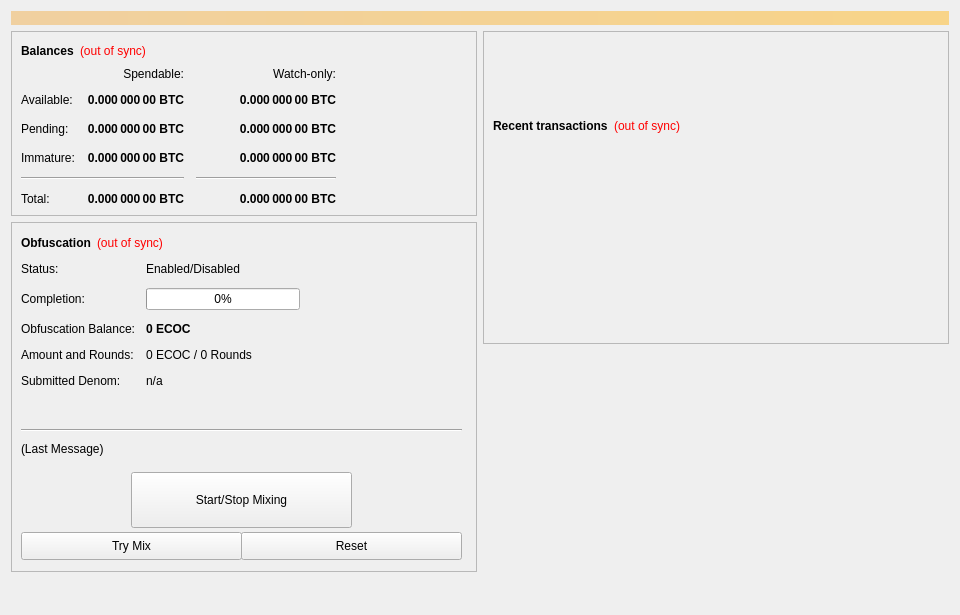
<?xml version="1.0" encoding="UTF-8"?>
<ui version="4.0">
 <class>OverviewPage</class>
 <widget class="QWidget" name="OverviewPage">
  <property name="geometry">
   <rect>
    <x>0</x>
    <y>0</y>
    <width>960</width>
    <height>615</height>
   </rect>
  </property>
  <property name="minimumSize">
   <size>
    <width>960</width>
    <height>0</height>
   </size>
  </property>
  <property name="windowTitle">
   <string>Form</string>
  </property>
  <layout class="QVBoxLayout" name="topLayout">
   <item>
    <widget class="QLabel" name="labelAlerts">
     <property name="visible">
      <bool>false</bool>
     </property>
     <property name="styleSheet">
      <string notr="true">background-color: qlineargradient(x1: 0, y1: 0, x2: 1, y2: 0, stop:0 #F0D0A0, stop:1 #F8D488); color:#000000;</string>
     </property>
     <property name="wordWrap">
      <bool>true</bool>
     </property>
     <property name="margin">
      <number>3</number>
     </property>
    </widget>
   </item>
   <item>
    <layout class="QHBoxLayout" name="horizontalLayout" stretch="1,1">
     <item>
      <layout class="QVBoxLayout" name="verticalLayout_2">
       <item>
        <widget class="QFrame" name="frame">
         <property name="frameShape">
          <enum>QFrame::StyledPanel</enum>
         </property>
         <property name="frameShadow">
          <enum>QFrame::Raised</enum>
         </property>
         <layout class="QVBoxLayout" name="verticalLayout_4">
          <item>
           <layout class="QHBoxLayout" name="horizontalLayout_4">
            <item>
             <widget class="QLabel" name="label_5">
              <property name="font">
               <font>
                <weight>75</weight>
                <bold>true</bold>
               </font>
              </property>
              <property name="text">
               <string>Balances</string>
              </property>
             </widget>
            </item>
            <item>
             <widget class="QLabel" name="labelWalletStatus">
              <property name="cursor">
               <cursorShape>WhatsThisCursor</cursorShape>
              </property>
              <property name="toolTip">
               <string>The displayed information may be out of date. Your wallet automatically synchronizes with the EcoCoin network after a connection is established, but this process has not completed yet.</string>
              </property>
              <property name="styleSheet">
               <string notr="true">QLabel { color: red; }</string>
              </property>
              <property name="text">
               <string notr="true">(out of sync)</string>
              </property>
              <property name="alignment">
               <set>Qt::AlignLeading|Qt::AlignLeft|Qt::AlignVCenter</set>
              </property>
             </widget>
            </item>
            <item>
             <spacer name="horizontalSpacer_3">
              <property name="orientation">
               <enum>Qt::Horizontal</enum>
              </property>
              <property name="sizeHint" stdset="0">
               <size>
                <width>40</width>
                <height>20</height>
               </size>
              </property>
             </spacer>
            </item>
           </layout>
          </item>
          <item>
           <layout class="QGridLayout" name="gridLayout">
            <property name="spacing">
             <number>12</number>
            </property>
            <item row="2" column="2">
             <widget class="QLabel" name="labelWatchPending">
              <property name="font">
               <font>
                <weight>75</weight>
                <bold>true</bold>
               </font>
              </property>
              <property name="cursor">
               <cursorShape>IBeamCursor</cursorShape>
              </property>
              <property name="toolTip">
               <string>Unconfirmed transactions to watch-only addresses</string>
              </property>
              <property name="text">
               <string notr="true">0.000 000 00 BTC</string>
              </property>
              <property name="alignment">
               <set>Qt::AlignRight|Qt::AlignTrailing|Qt::AlignVCenter</set>
              </property>
              <property name="textInteractionFlags">
               <set>Qt::LinksAccessibleByMouse|Qt::TextSelectableByKeyboard|Qt::TextSelectableByMouse</set>
              </property>
             </widget>
            </item>
            <item row="2" column="1">
             <widget class="QLabel" name="labelUnconfirmed">
              <property name="font">
               <font>
                <weight>75</weight>
                <bold>true</bold>
               </font>
              </property>
              <property name="cursor">
               <cursorShape>IBeamCursor</cursorShape>
              </property>
              <property name="toolTip">
               <string>Total of transactions that have yet to be confirmed, and do not yet count toward the spendable balance</string>
              </property>
              <property name="text">
               <string notr="true">0.000 000 00 BTC</string>
              </property>
              <property name="alignment">
               <set>Qt::AlignRight|Qt::AlignTrailing|Qt::AlignVCenter</set>
              </property>
              <property name="textInteractionFlags">
               <set>Qt::LinksAccessibleByMouse|Qt::TextSelectableByKeyboard|Qt::TextSelectableByMouse</set>
              </property>
             </widget>
            </item>
            <item row="3" column="2">
             <widget class="QLabel" name="labelWatchImmature">
              <property name="font">
               <font>
                <weight>75</weight>
                <bold>true</bold>
               </font>
              </property>
              <property name="cursor">
               <cursorShape>IBeamCursor</cursorShape>
              </property>
              <property name="toolTip">
               <string>Staked or masternode rewards in watch-only addresses that has not yet matured</string>
              </property>
              <property name="text">
               <string notr="true">0.000 000 00 BTC</string>
              </property>
              <property name="alignment">
               <set>Qt::AlignRight|Qt::AlignTrailing|Qt::AlignVCenter</set>
              </property>
              <property name="textInteractionFlags">
               <set>Qt::LinksAccessibleByMouse|Qt::TextSelectableByKeyboard|Qt::TextSelectableByMouse</set>
              </property>
             </widget>
            </item>
            <item row="4" column="0" colspan="2">
             <widget class="Line" name="lineSpendableBalance">
              <property name="orientation">
               <enum>Qt::Horizontal</enum>
              </property>
             </widget>
            </item>
            <item row="4" column="2">
             <widget class="Line" name="lineWatchBalance">
              <property name="sizePolicy">
               <sizepolicy hsizetype="Preferred" vsizetype="Fixed">
                <horstretch>0</horstretch>
                <verstretch>0</verstretch>
               </sizepolicy>
              </property>
              <property name="minimumSize">
               <size>
                <width>140</width>
                <height>0</height>
               </size>
              </property>
              <property name="orientation">
               <enum>Qt::Horizontal</enum>
              </property>
             </widget>
            </item>
            <item row="5" column="0">
             <widget class="QLabel" name="labelTotalText">
              <property name="text">
               <string>Total:</string>
              </property>
             </widget>
            </item>
            <item row="3" column="1">
             <widget class="QLabel" name="labelImmature">
              <property name="font">
               <font>
                <weight>75</weight>
                <bold>true</bold>
               </font>
              </property>
              <property name="cursor">
               <cursorShape>IBeamCursor</cursorShape>
              </property>
              <property name="toolTip">
               <string>Staked or masternode rewards that has not yet matured</string>
              </property>
              <property name="text">
               <string notr="true">0.000 000 00 BTC</string>
              </property>
              <property name="alignment">
               <set>Qt::AlignRight|Qt::AlignTrailing|Qt::AlignVCenter</set>
              </property>
              <property name="textInteractionFlags">
               <set>Qt::LinksAccessibleByMouse|Qt::TextSelectableByKeyboard|Qt::TextSelectableByMouse</set>
              </property>
             </widget>
            </item>
            <item row="2" column="3">
             <spacer name="horizontalSpacer_2">
              <property name="orientation">
               <enum>Qt::Horizontal</enum>
              </property>
              <property name="sizeHint" stdset="0">
               <size>
                <width>40</width>
                <height>20</height>
               </size>
              </property>
             </spacer>
            </item>
            <item row="3" column="0">
             <widget class="QLabel" name="labelImmatureText">
              <property name="text">
               <string>Immature:</string>
              </property>
             </widget>
            </item>
            <item row="5" column="1">
             <widget class="QLabel" name="labelTotal">
              <property name="font">
               <font>
                <weight>75</weight>
                <bold>true</bold>
               </font>
              </property>
              <property name="cursor">
               <cursorShape>IBeamCursor</cursorShape>
              </property>
              <property name="toolTip">
               <string>Your current total balance</string>
              </property>
              <property name="text">
               <string notr="true">0.000 000 00 BTC</string>
              </property>
              <property name="alignment">
               <set>Qt::AlignRight|Qt::AlignTrailing|Qt::AlignVCenter</set>
              </property>
              <property name="textInteractionFlags">
               <set>Qt::LinksAccessibleByMouse|Qt::TextSelectableByKeyboard|Qt::TextSelectableByMouse</set>
              </property>
             </widget>
            </item>
            <item row="5" column="2">
             <widget class="QLabel" name="labelWatchTotal">
              <property name="font">
               <font>
                <weight>75</weight>
                <bold>true</bold>
               </font>
              </property>
              <property name="cursor">
               <cursorShape>IBeamCursor</cursorShape>
              </property>
              <property name="toolTip">
               <string>Current total balance in watch-only addresses</string>
              </property>
              <property name="text">
               <string notr="true">0.000 000 00 BTC</string>
              </property>
              <property name="alignment">
               <set>Qt::AlignRight|Qt::AlignTrailing|Qt::AlignVCenter</set>
              </property>
              <property name="textInteractionFlags">
               <set>Qt::LinksAccessibleByMouse|Qt::TextSelectableByKeyboard|Qt::TextSelectableByMouse</set>
              </property>
             </widget>
            </item>
            <item row="0" column="2">
             <widget class="QLabel" name="labelWatchonly">
              <property name="text">
               <string>Watch-only:</string>
              </property>
              <property name="alignment">
               <set>Qt::AlignRight|Qt::AlignTrailing|Qt::AlignVCenter</set>
              </property>
             </widget>
            </item>
            <item row="1" column="0">
             <widget class="QLabel" name="labelBalanceText">
              <property name="text">
               <string>Available:</string>
              </property>
             </widget>
            </item>
            <item row="1" column="1">
             <widget class="QLabel" name="labelBalance">
              <property name="font">
               <font>
                <weight>75</weight>
                <bold>true</bold>
               </font>
              </property>
              <property name="cursor">
               <cursorShape>IBeamCursor</cursorShape>
              </property>
              <property name="toolTip">
               <string>Your current spendable balance</string>
              </property>
              <property name="text">
               <string notr="true">0.000 000 00 BTC</string>
              </property>
              <property name="alignment">
               <set>Qt::AlignRight|Qt::AlignTrailing|Qt::AlignVCenter</set>
              </property>
              <property name="textInteractionFlags">
               <set>Qt::LinksAccessibleByMouse|Qt::TextSelectableByKeyboard|Qt::TextSelectableByMouse</set>
              </property>
             </widget>
            </item>
            <item row="1" column="2">
             <widget class="QLabel" name="labelWatchAvailable">
              <property name="font">
               <font>
                <weight>75</weight>
                <bold>true</bold>
               </font>
              </property>
              <property name="cursor">
               <cursorShape>IBeamCursor</cursorShape>
              </property>
              <property name="toolTip">
               <string>Your current balance in watch-only addresses</string>
              </property>
              <property name="text">
               <string notr="true">0.000 000 00 BTC</string>
              </property>
              <property name="alignment">
               <set>Qt::AlignRight|Qt::AlignTrailing|Qt::AlignVCenter</set>
              </property>
              <property name="textInteractionFlags">
               <set>Qt::LinksAccessibleByMouse|Qt::TextSelectableByKeyboard|Qt::TextSelectableByMouse</set>
              </property>
             </widget>
            </item>
            <item row="2" column="0">
             <widget class="QLabel" name="labelPendingText">
              <property name="text">
               <string>Pending:</string>
              </property>
             </widget>
            </item>
            <item row="0" column="1">
             <widget class="QLabel" name="labelSpendable">
              <property name="text">
               <string>Spendable:</string>
              </property>
              <property name="alignment">
               <set>Qt::AlignRight|Qt::AlignTrailing|Qt::AlignVCenter</set>
              </property>
             </widget>
            </item>
           </layout>
          </item>
         </layout>
        </widget>
       </item>
       <item>
        <widget class="QFrame" name="frameObfuscation">
         <property name="minimumSize">
          <size>
           <width>0</width>
           <height>350</height>
          </size>
         </property>
         <property name="layoutDirection">
          <enum>Qt::LeftToRight</enum>
         </property>
         <property name="frameShape">
          <enum>QFrame::StyledPanel</enum>
         </property>
         <property name="frameShadow">
          <enum>QFrame::Raised</enum>
         </property>
         <widget class="QWidget" name="formLayoutWidget">
          <property name="geometry">
           <rect>
            <x>10</x>
            <y>40</y>
            <width>451</width>
            <height>161</height>
           </rect>
          </property>
          <layout class="QFormLayout" name="formLayout">
           <property name="fieldGrowthPolicy">
            <enum>QFormLayout::AllNonFixedFieldsGrow</enum>
           </property>
           <property name="horizontalSpacing">
            <number>11</number>
           </property>
           <property name="verticalSpacing">
            <number>12</number>
           </property>
           <item row="0" column="0">
            <widget class="QLabel" name="label_6">
             <property name="text">
              <string>Status:</string>
             </property>
            </widget>
           </item>
           <item row="1" column="0">
            <widget class="QLabel" name="label_7">
             <property name="text">
              <string>Completion:</string>
             </property>
            </widget>
           </item>
           <item row="1" column="1">
            <widget class="QProgressBar" name="obfuscationProgress">
             <property name="maximumSize">
              <size>
               <width>154</width>
               <height>16777215</height>
              </size>
             </property>
             <property name="value">
              <number>0</number>
             </property>
            </widget>
           </item>
           <item row="2" column="0">
            <widget class="QLabel" name="labelAnonymizedText">
             <property name="text">
              <string>Obfuscation Balance:</string>
             </property>
            </widget>
           </item>
           <item row="2" column="1">
            <widget class="QLabel" name="labelAnonymized">
             <property name="font">
              <font>
               <weight>75</weight>
               <bold>true</bold>
              </font>
             </property>
             <property name="text">
              <string notr="true">0 ECOC</string>
             </property>
            </widget>
           </item>
           <item row="3" column="0">
            <widget class="QLabel" name="label_8">
             <property name="text">
              <string>Amount and Rounds:</string>
             </property>
            </widget>
           </item>
           <item row="3" column="1">
            <widget class="QLabel" name="labelAmountRounds">
             <property name="text">
              <string>0 ECOC / 0 Rounds</string>
             </property>
            </widget>
           </item>
           <item row="4" column="0">
            <widget class="QLabel" name="label_9">
             <property name="text">
              <string>Submitted Denom:</string>
             </property>
            </widget>
           </item>
           <item row="4" column="1">
            <widget class="QLabel" name="labelSubmittedDenom">
             <property name="toolTip">
              <string>The denominations you submitted to the Masternode.&lt;br&gt;To mix, other users must submit the exact same denominations.</string>
             </property>
             <property name="text">
              <string>n/a</string>
             </property>
            </widget>
           </item>
           <item row="0" column="1">
            <widget class="QLabel" name="obfuscationEnabled">
             <property name="text">
              <string>Enabled/Disabled</string>
             </property>
            </widget>
           </item>
          </layout>
         </widget>
         <widget class="QPushButton" name="runAutoDenom">
          <property name="geometry">
           <rect>
            <x>251</x>
            <y>17</y>
            <width>1</width>
            <height>1</height>
           </rect>
          </property>
          <property name="palette">
           <palette>
            <active>
             <colorrole role="WindowText">
              <brush brushstyle="SolidPattern">
               <color alpha="255">
                <red>0</red>
                <green>0</green>
                <blue>0</blue>
               </color>
              </brush>
             </colorrole>
             <colorrole role="Button">
              <brush brushstyle="SolidPattern">
               <color alpha="255">
                <red>239</red>
                <green>238</green>
                <blue>238</blue>
               </color>
              </brush>
             </colorrole>
             <colorrole role="Light">
              <brush brushstyle="SolidPattern">
               <color alpha="255">
                <red>255</red>
                <green>255</green>
                <blue>255</blue>
               </color>
              </brush>
             </colorrole>
             <colorrole role="Midlight">
              <brush brushstyle="SolidPattern">
               <color alpha="255">
                <red>247</red>
                <green>246</green>
                <blue>246</blue>
               </color>
              </brush>
             </colorrole>
             <colorrole role="Dark">
              <brush brushstyle="SolidPattern">
               <color alpha="255">
                <red>119</red>
                <green>119</green>
                <blue>119</blue>
               </color>
              </brush>
             </colorrole>
             <colorrole role="Mid">
              <brush brushstyle="SolidPattern">
               <color alpha="255">
                <red>159</red>
                <green>159</green>
                <blue>159</blue>
               </color>
              </brush>
             </colorrole>
             <colorrole role="Text">
              <brush brushstyle="SolidPattern">
               <color alpha="255">
                <red>0</red>
                <green>0</green>
                <blue>0</blue>
               </color>
              </brush>
             </colorrole>
             <colorrole role="BrightText">
              <brush brushstyle="SolidPattern">
               <color alpha="255">
                <red>255</red>
                <green>255</green>
                <blue>255</blue>
               </color>
              </brush>
             </colorrole>
             <colorrole role="ButtonText">
              <brush brushstyle="SolidPattern">
               <color alpha="255">
                <red>0</red>
                <green>0</green>
                <blue>0</blue>
               </color>
              </brush>
             </colorrole>
             <colorrole role="Base">
              <brush brushstyle="SolidPattern">
               <color alpha="255">
                <red>255</red>
                <green>255</green>
                <blue>255</blue>
               </color>
              </brush>
             </colorrole>
             <colorrole role="Window">
              <brush brushstyle="SolidPattern">
               <color alpha="255">
                <red>239</red>
                <green>238</green>
                <blue>238</blue>
               </color>
              </brush>
             </colorrole>
             <colorrole role="Shadow">
              <brush brushstyle="SolidPattern">
               <color alpha="255">
                <red>0</red>
                <green>0</green>
                <blue>0</blue>
               </color>
              </brush>
             </colorrole>
             <colorrole role="AlternateBase">
              <brush brushstyle="SolidPattern">
               <color alpha="255">
                <red>247</red>
                <green>246</green>
                <blue>246</blue>
               </color>
              </brush>
             </colorrole>
             <colorrole role="ToolTipBase">
              <brush brushstyle="SolidPattern">
               <color alpha="255">
                <red>255</red>
                <green>255</green>
                <blue>220</blue>
               </color>
              </brush>
             </colorrole>
             <colorrole role="ToolTipText">
              <brush brushstyle="SolidPattern">
               <color alpha="255">
                <red>0</red>
                <green>0</green>
                <blue>0</blue>
               </color>
              </brush>
             </colorrole>
            </active>
            <inactive>
             <colorrole role="WindowText">
              <brush brushstyle="SolidPattern">
               <color alpha="255">
                <red>0</red>
                <green>0</green>
                <blue>0</blue>
               </color>
              </brush>
             </colorrole>
             <colorrole role="Button">
              <brush brushstyle="SolidPattern">
               <color alpha="255">
                <red>239</red>
                <green>238</green>
                <blue>238</blue>
               </color>
              </brush>
             </colorrole>
             <colorrole role="Light">
              <brush brushstyle="SolidPattern">
               <color alpha="255">
                <red>255</red>
                <green>255</green>
                <blue>255</blue>
               </color>
              </brush>
             </colorrole>
             <colorrole role="Midlight">
              <brush brushstyle="SolidPattern">
               <color alpha="255">
                <red>247</red>
                <green>246</green>
                <blue>246</blue>
               </color>
              </brush>
             </colorrole>
             <colorrole role="Dark">
              <brush brushstyle="SolidPattern">
               <color alpha="255">
                <red>119</red>
                <green>119</green>
                <blue>119</blue>
               </color>
              </brush>
             </colorrole>
             <colorrole role="Mid">
              <brush brushstyle="SolidPattern">
               <color alpha="255">
                <red>159</red>
                <green>159</green>
                <blue>159</blue>
               </color>
              </brush>
             </colorrole>
             <colorrole role="Text">
              <brush brushstyle="SolidPattern">
               <color alpha="255">
                <red>0</red>
                <green>0</green>
                <blue>0</blue>
               </color>
              </brush>
             </colorrole>
             <colorrole role="BrightText">
              <brush brushstyle="SolidPattern">
               <color alpha="255">
                <red>255</red>
                <green>255</green>
                <blue>255</blue>
               </color>
              </brush>
             </colorrole>
             <colorrole role="ButtonText">
              <brush brushstyle="SolidPattern">
               <color alpha="255">
                <red>0</red>
                <green>0</green>
                <blue>0</blue>
               </color>
              </brush>
             </colorrole>
             <colorrole role="Base">
              <brush brushstyle="SolidPattern">
               <color alpha="255">
                <red>255</red>
                <green>255</green>
                <blue>255</blue>
               </color>
              </brush>
             </colorrole>
             <colorrole role="Window">
              <brush brushstyle="SolidPattern">
               <color alpha="255">
                <red>239</red>
                <green>238</green>
                <blue>238</blue>
               </color>
              </brush>
             </colorrole>
             <colorrole role="Shadow">
              <brush brushstyle="SolidPattern">
               <color alpha="255">
                <red>0</red>
                <green>0</green>
                <blue>0</blue>
               </color>
              </brush>
             </colorrole>
             <colorrole role="AlternateBase">
              <brush brushstyle="SolidPattern">
               <color alpha="255">
                <red>247</red>
                <green>246</green>
                <blue>246</blue>
               </color>
              </brush>
             </colorrole>
             <colorrole role="ToolTipBase">
              <brush brushstyle="SolidPattern">
               <color alpha="255">
                <red>255</red>
                <green>255</green>
                <blue>220</blue>
               </color>
              </brush>
             </colorrole>
             <colorrole role="ToolTipText">
              <brush brushstyle="SolidPattern">
               <color alpha="255">
                <red>0</red>
                <green>0</green>
                <blue>0</blue>
               </color>
              </brush>
             </colorrole>
            </inactive>
            <disabled>
             <colorrole role="WindowText">
              <brush brushstyle="SolidPattern">
               <color alpha="255">
                <red>119</red>
                <green>119</green>
                <blue>119</blue>
               </color>
              </brush>
             </colorrole>
             <colorrole role="Button">
              <brush brushstyle="SolidPattern">
               <color alpha="255">
                <red>239</red>
                <green>238</green>
                <blue>238</blue>
               </color>
              </brush>
             </colorrole>
             <colorrole role="Light">
              <brush brushstyle="SolidPattern">
               <color alpha="255">
                <red>255</red>
                <green>255</green>
                <blue>255</blue>
               </color>
              </brush>
             </colorrole>
             <colorrole role="Midlight">
              <brush brushstyle="SolidPattern">
               <color alpha="255">
                <red>247</red>
                <green>246</green>
                <blue>246</blue>
               </color>
              </brush>
             </colorrole>
             <colorrole role="Dark">
              <brush brushstyle="SolidPattern">
               <color alpha="255">
                <red>119</red>
                <green>119</green>
                <blue>119</blue>
               </color>
              </brush>
             </colorrole>
             <colorrole role="Mid">
              <brush brushstyle="SolidPattern">
               <color alpha="255">
                <red>159</red>
                <green>159</green>
                <blue>159</blue>
               </color>
              </brush>
             </colorrole>
             <colorrole role="Text">
              <brush brushstyle="SolidPattern">
               <color alpha="255">
                <red>119</red>
                <green>119</green>
                <blue>119</blue>
               </color>
              </brush>
             </colorrole>
             <colorrole role="BrightText">
              <brush brushstyle="SolidPattern">
               <color alpha="255">
                <red>255</red>
                <green>255</green>
                <blue>255</blue>
               </color>
              </brush>
             </colorrole>
             <colorrole role="ButtonText">
              <brush brushstyle="SolidPattern">
               <color alpha="255">
                <red>119</red>
                <green>119</green>
                <blue>119</blue>
               </color>
              </brush>
             </colorrole>
             <colorrole role="Base">
              <brush brushstyle="SolidPattern">
               <color alpha="255">
                <red>239</red>
                <green>238</green>
                <blue>238</blue>
               </color>
              </brush>
             </colorrole>
             <colorrole role="Window">
              <brush brushstyle="SolidPattern">
               <color alpha="255">
                <red>239</red>
                <green>238</green>
                <blue>238</blue>
               </color>
              </brush>
             </colorrole>
             <colorrole role="Shadow">
              <brush brushstyle="SolidPattern">
               <color alpha="255">
                <red>0</red>
                <green>0</green>
                <blue>0</blue>
               </color>
              </brush>
             </colorrole>
             <colorrole role="AlternateBase">
              <brush brushstyle="SolidPattern">
               <color alpha="255">
                <red>239</red>
                <green>238</green>
                <blue>238</blue>
               </color>
              </brush>
             </colorrole>
             <colorrole role="ToolTipBase">
              <brush brushstyle="SolidPattern">
               <color alpha="255">
                <red>255</red>
                <green>255</green>
                <blue>220</blue>
               </color>
              </brush>
             </colorrole>
             <colorrole role="ToolTipText">
              <brush brushstyle="SolidPattern">
               <color alpha="255">
                <red>0</red>
                <green>0</green>
                <blue>0</blue>
               </color>
              </brush>
             </colorrole>
            </disabled>
           </palette>
          </property>
          <property name="focusPolicy">
           <enum>Qt::NoFocus</enum>
          </property>
          <property name="autoFillBackground">
           <bool>true</bool>
          </property>
          <property name="text">
           <string/>
          </property>
          <property name="flat">
           <bool>true</bool>
          </property>
         </widget>
         <widget class="QPushButton" name="toggleObfuscation">
          <property name="geometry">
           <rect>
            <x>120</x>
            <y>250</y>
            <width>221</width>
            <height>56</height>
           </rect>
          </property>
          <property name="sizePolicy">
           <sizepolicy hsizetype="MinimumExpanding" vsizetype="Fixed">
            <horstretch>0</horstretch>
            <verstretch>0</verstretch>
           </sizepolicy>
          </property>
          <property name="text">
           <string>Start/Stop Mixing</string>
          </property>
         </widget>
         <widget class="Line" name="lineLastMessage">
          <property name="geometry">
           <rect>
            <x>10</x>
            <y>200</y>
            <width>441</width>
            <height>16</height>
           </rect>
          </property>
          <property name="orientation">
           <enum>Qt::Horizontal</enum>
          </property>
         </widget>
         <widget class="QLabel" name="obfuscationStatus">
          <property name="geometry">
           <rect>
            <x>10</x>
            <y>220</y>
            <width>451</width>
            <height>61</height>
           </rect>
          </property>
          <property name="minimumSize">
           <size>
            <width>288</width>
            <height>43</height>
           </size>
          </property>
          <property name="text">
           <string>(Last Message)</string>
          </property>
          <property name="alignment">
           <set>Qt::AlignLeading|Qt::AlignLeft|Qt::AlignTop</set>
          </property>
          <property name="wordWrap">
           <bool>true</bool>
          </property>
         </widget>
         <widget class="QPushButton" name="obfuscationAuto">
          <property name="geometry">
           <rect>
            <x>10</x>
            <y>310</y>
            <width>221</width>
            <height>28</height>
           </rect>
          </property>
          <property name="sizePolicy">
           <sizepolicy hsizetype="MinimumExpanding" vsizetype="Fixed">
            <horstretch>0</horstretch>
            <verstretch>0</verstretch>
           </sizepolicy>
          </property>
          <property name="toolTip">
           <string>Try to manually submit a Obfuscation request.</string>
          </property>
          <property name="text">
           <string>Try Mix</string>
          </property>
         </widget>
         <widget class="QPushButton" name="obfuscationReset">
          <property name="geometry">
           <rect>
            <x>230</x>
            <y>310</y>
            <width>221</width>
            <height>28</height>
           </rect>
          </property>
          <property name="sizePolicy">
           <sizepolicy hsizetype="MinimumExpanding" vsizetype="Fixed">
            <horstretch>0</horstretch>
            <verstretch>0</verstretch>
           </sizepolicy>
          </property>
          <property name="toolTip">
           <string>Reset the current status of Obfuscation (can interrupt Obfuscation if it's in the process of Mixing, which can cost you money!)</string>
          </property>
          <property name="autoFillBackground">
           <bool>false</bool>
          </property>
          <property name="text">
           <string>Reset</string>
          </property>
         </widget>
         <widget class="QWidget" name="layoutWidget">
          <property name="geometry">
           <rect>
            <x>10</x>
            <y>10</y>
            <width>431</width>
            <height>22</height>
           </rect>
          </property>
          <layout class="QHBoxLayout" name="horizontalLayout_5">
           <item>
            <widget class="QLabel" name="label_2">
             <property name="font">
              <font>
               <weight>75</weight>
               <bold>true</bold>
              </font>
             </property>
             <property name="text">
              <string>Obfuscation</string>
             </property>
            </widget>
           </item>
           <item>
            <widget class="QLabel" name="labelObfuscationSyncStatus">
             <property name="toolTip">
              <string>The displayed information may be out of date. Your wallet automatically synchronizes with the EcoCoin network after a connection is established, but this process has not completed yet.</string>
             </property>
             <property name="styleSheet">
              <string notr="true">QLabel { color: red; }</string>
             </property>
             <property name="text">
              <string notr="true">(out of sync)</string>
             </property>
             <property name="alignment">
              <set>Qt::AlignLeading|Qt::AlignLeft|Qt::AlignVCenter</set>
             </property>
            </widget>
           </item>
           <item>
            <spacer name="horizontalSpacer_4">
             <property name="orientation">
              <enum>Qt::Horizontal</enum>
             </property>
             <property name="sizeHint" stdset="0">
              <size>
               <width>40</width>
               <height>20</height>
              </size>
             </property>
            </spacer>
           </item>
          </layout>
         </widget>
        </widget>
       </item>
       <item>
        <spacer name="verticalSpacer">
         <property name="orientation">
          <enum>Qt::Vertical</enum>
         </property>
         <property name="sizeHint" stdset="0">
          <size>
           <width>20</width>
           <height>40</height>
          </size>
         </property>
        </spacer>
       </item>
      </layout>
     </item>
     <item>
      <layout class="QVBoxLayout" name="verticalLayout_3">
       <item>
        <widget class="QFrame" name="frame_2">
         <property name="frameShape">
          <enum>QFrame::StyledPanel</enum>
         </property>
         <property name="frameShadow">
          <enum>QFrame::Raised</enum>
         </property>
         <layout class="QVBoxLayout" name="verticalLayout">
          <item>
           <spacer name="verticalSpacer_3">
            <property name="orientation">
             <enum>Qt::Vertical</enum>
            </property>
            <property name="sizeType">
             <enum>QSizePolicy::Fixed</enum>
            </property>
            <property name="sizeHint" stdset="0">
             <size>
              <width>20</width>
              <height>75</height>
             </size>
            </property>
           </spacer>
          </item>
          <item>
           <layout class="QHBoxLayout" name="horizontalLayout_2">
            <item>
             <widget class="QLabel" name="label_4">
              <property name="font">
               <font>
                <weight>75</weight>
                <bold>true</bold>
               </font>
              </property>
              <property name="text">
               <string>Recent transactions</string>
              </property>
             </widget>
            </item>
            <item>
             <widget class="QLabel" name="labelTransactionsStatus">
              <property name="cursor">
               <cursorShape>WhatsThisCursor</cursorShape>
              </property>
              <property name="toolTip">
               <string>The displayed information may be out of date. Your wallet automatically synchronizes with the EcoCoin network after a connection is established, but this process has not completed yet.</string>
              </property>
              <property name="styleSheet">
               <string notr="true">QLabel { color: red; }</string>
              </property>
              <property name="text">
               <string notr="true">(out of sync)</string>
              </property>
              <property name="alignment">
               <set>Qt::AlignRight|Qt::AlignTrailing|Qt::AlignVCenter</set>
              </property>
             </widget>
            </item>
            <item>
             <spacer name="horizontalSpacer">
              <property name="orientation">
               <enum>Qt::Horizontal</enum>
              </property>
              <property name="sizeHint" stdset="0">
               <size>
                <width>40</width>
                <height>20</height>
               </size>
              </property>
             </spacer>
            </item>
           </layout>
          </item>
          <item>
           <widget class="QListView" name="listTransactions">
            <property name="styleSheet">
             <string notr="true">QListView { background: transparent; }</string>
            </property>
            <property name="frameShape">
             <enum>QFrame::NoFrame</enum>
            </property>
            <property name="verticalScrollBarPolicy">
             <enum>Qt::ScrollBarAlwaysOff</enum>
            </property>
            <property name="horizontalScrollBarPolicy">
             <enum>Qt::ScrollBarAlwaysOff</enum>
            </property>
            <property name="selectionMode">
             <enum>QAbstractItemView::NoSelection</enum>
            </property>
           </widget>
          </item>
         </layout>
        </widget>
       </item>
       <item>
        <spacer name="verticalSpacer_2">
         <property name="orientation">
          <enum>Qt::Vertical</enum>
         </property>
         <property name="sizeType">
          <enum>QSizePolicy::Expanding</enum>
         </property>
         <property name="sizeHint" stdset="0">
          <size>
           <width>20</width>
           <height>40</height>
          </size>
         </property>
        </spacer>
       </item>
      </layout>
     </item>
    </layout>
   </item>
  </layout>
 </widget>
 <resources/>
 <connections/>
</ui>
